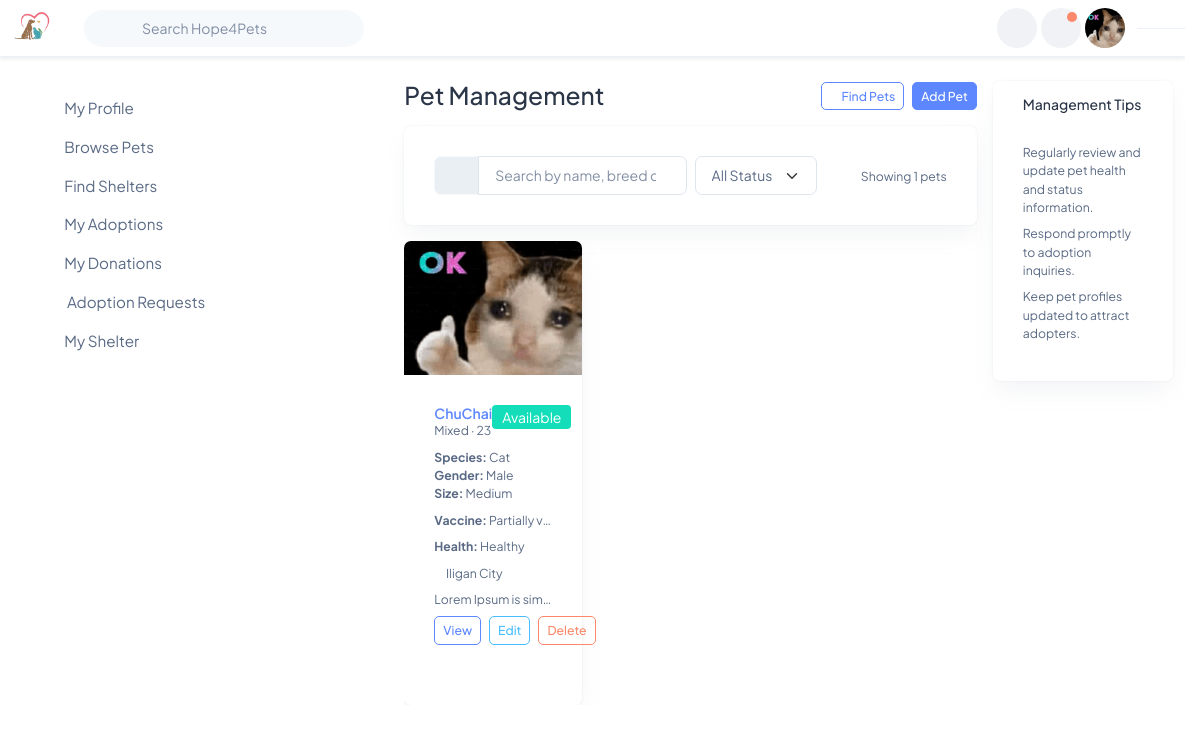
The app's page /public-users/views/PetManagement.php (signed in) with its own data.
### tables this page shows
CREATE TABLE `pets` (
  `id` bigint(20) UNSIGNED NOT NULL,
  `owner_id` bigint(20) UNSIGNED NOT NULL,
  `shelter_id` bigint(20) UNSIGNED DEFAULT NULL,
  `name` varchar(200) NOT NULL,
  `species` enum('dog','cat','bird','rabbit','other') DEFAULT 'other',
  `breed` varchar(200) DEFAULT NULL,
  `age` varchar(50) DEFAULT NULL,
  `gender` enum('male','female','unknown') DEFAULT 'unknown',
  `size` enum('small','medium','large','extra-large') DEFAULT 'medium',
  `pet_photos` varchar(255) NOT NULL,
  `vaccine_status` varchar(255) DEFAULT NULL,
  `health_status` varchar(255) DEFAULT NULL,
  `location` varchar(255) DEFAULT NULL,
  `description` text DEFAULT NULL,
  `status` enum('available','pending','adopted','removed') DEFAULT 'available',
  `created_at` timestamp NOT NULL DEFAULT current_timestamp()
);

### controllers/BaseController.php (called while the page is built, shortened)
<?php
require_once __DIR__ . '/../config/db-connection/db_connection.php';
abstract class BaseController {
    protected static ?mysqli $conn = null;
    protected static function db(): mysqli {
        if (self::$conn === null) {
            global $conn;
            self::$conn = $conn;
        }
        return self::$conn;
    }
    protected static function fetchAll(string $sql, string $types = '', array $params = []): array {
        $mysqli = self::db();
        try {
            if ($types !== '' && !empty($params)) {
                $stmt = $mysqli->prepare($sql);
                $stmt->bind_param($types, ...$params);
                $stmt->execute();
                $result = $stmt->get_result();
                $rows = $result ? $result->fetch_all(MYSQLI_ASSOC) : [];
                return $rows;
            }
            $result = $mysqli->query($sql);
            $rows = $result->fetch_all(MYSQLI_ASSOC);
            return $rows;
        } catch (mysqli_sql_exception $e) {
            error_log('DB error in fetchAll: ' . $e->getMessage() . ' -- SQL: ' . $sql);
            return [];
        }
    }
}

### public-users/controllers/PetManagementController.php (called while the page is built, shortened)
<?php
require_once __DIR__ . '/../../controllers/BaseController.php';
class PetManagementController extends BaseController {
    public static function getPetsByOwnerId(int $ownerId): array {
        return self::fetchAll(
            "SELECT p.*, p.pet_photos as primary_photo,
                    (SELECT COUNT(*) FROM adoptions WHERE pet_id = p.id) as adoption_requests
             FROM pets p
             WHERE p.owner_id = ?
             ORDER BY p.created_at DESC",
            'i',
            [$ownerId]
        );
    }
}

### public-users/views/PetManagement.php (the view, shortened to what this page needs)
<?php
$pageTitle = 'Pet Management';
$hasShelter = !empty($_SESSION['has_shelter']) || !empty($_SESSION['shelter_id']) || !empty($_SESSION['user']['shelter_id']);
if (!isset($pets)) {
    require_once __DIR__ . '/../controllers/PetManagementController.php';
    $ownerId = (int)($_SESSION['user']['id'] ?? 0);
    if ($ownerId > 0) {
        $pets = PetManagementController::getPetsByOwnerId($ownerId);
    } else {
        $pets = PetManagementController::getAvailablePets(36, 0);
    }
}
?>
<?php include __DIR__ . '/../include/header.php'; ?>
<?php include __DIR__ . '/../include/topbar.php'; ?>
<div class="pu-scroll-wrapper">
    <div class="container-fluid">
        <div class="row g-3 py-4">
            <?php include __DIR__ . '/../include/shortcut-button.php'; ?>
        <div class="col-12 col-lg-6">
            <div class="d-flex flex-wrap justify-content-between align-items-center gap-2 mb-3">
                <h3 class="mb-0"><?php echo htmlspecialchars($pageTitle); ?></h3>
                <div class="d-flex gap-2">
                    <a href="./pets.php" class="btn btn-sm btn-outline-primary"><i class="ti ti-search"></i> Find
                        Pets</a>
                    <?php if ($hasShelter): ?><button type="button" class="btn btn-sm btn-primary"
                        data-bs-toggle="modal" data-bs-target="#addPetModal">Add Pet</button><?php endif; ?>
                </div>
            </div>
            <div class="card mb-3">
                <div class="card-body">
                    <div class="row g-2 align-items-center">
                        <div class="col-12 col-md-6">
                            <div class="input-group">
                                <span class="input-group-text"><i class="ti ti-search"></i></span>
                                <input id="pet-search" type="search" class="form-control"
                                    placeholder="Search by name, breed or species">
                            </div>
                        </div>
                        <div class="col-6 col-md-3">
                            <select id="pet-filter-status" class="form-select">
                                <option value="">All Status</option>
                            </select>
                        </div>
                        <div class="col-6 col-md-3 text-end d-none d-md-block">
                            <small class="text-muted">Showing <span
                                    id="pet-count"><?php echo (int)count($pets ?? []); ?></span> pets</small>
                        </div>
                    </div>
                </div>
            </div>
            <div class="pet-grid-scroll"
                style="max-height:60vh; overflow-y:auto; overscroll-behavior:y-contain; padding-right:8px;">
                <div class="row g-3" id="pet-grid">
                    <?php if (empty($pets)): ?>
                    <div class="col-12">
                        <div class="card">
                            <div class="card-body text-center text-muted py-5">No pets found.</div>
                        </div>
                    </div>
                    <?php else: foreach ($pets as $p):
        $status = $p['status'] ?? 'available';
        $photoFullUrl = $p['photo'] ?? '/storage/uploads/images/default.png';
        $p_data = $p;
        $p_data['photo'] = $photoFullUrl;
          ?>
                    <div class="col-12 col-sm-6 col-md-4">
                        <div class="card h-100 pet-card"
                            data-name="<?php echo htmlspecialchars(strtolower($p['name'] ?? '')); ?>"
                            data-breed="<?php echo htmlspecialchars(strtolower($p['breed'] ?? '')); ?>"
                            data-species="<?php echo htmlspecialchars(strtolower($p['species'] ?? '')); ?>"
                            data-status="<?php echo htmlspecialchars($status); ?>">
                            <div class="ratio ratio-4x3 overflow-hidden">
                                <img src="<?php echo htmlspecialchars($photoFullUrl); ?>"
                                    alt="<?php echo htmlspecialchars($p['name'] ?? 'Pet'); ?>"
                                    class="card-img-top object-fit-cover">
                            </div>
                            <div class="card-body">
                                <div class="d-flex justify-content-between align-items-start mb-2">
                                    <div>
                                        <h6 class="mb-0 fw-semibold"><a
                                                href="./pet_view.php?id=<?php echo (int)$p['id']; ?>"
                                                class="text-decoration-none"><?php echo htmlspecialchars($p['name'] ?? 'Unnamed'); ?></a>
                                        </h6>
                                        <div class="small text-muted">
                                            <?php echo htmlspecialchars($p['breed'] ?? 'Unknown'); ?> ·
                                            <?php echo htmlspecialchars($p['age'] ?? ''); ?></div>
                                    </div>
                                    <div class="text-end">
                                        <span
                                            class="badge bg-<?php echo ($status==='available')? 'success' : (($status==='adopted')? 'secondary' : 'warning'); ?>"><?php echo htmlspecialchars(ucfirst($status)); ?></span>
                                    </div>
                                </div>
                                <div class="mb-2 small">
                                    <span class="me-2"><strong>Species:</strong>
                                        <?php echo htmlspecialchars(ucfirst($p['species'] ?? 'Other')); ?></span>
                                    <span class="me-2"><strong>Gender:</strong>
                                        <?php echo htmlspecialchars(ucfirst($p['gender'] ?? 'Unknown')); ?></span>
                                    <span><strong>Size:</strong>
                                        <?php echo htmlspecialchars(ucfirst($p['size'] ?? 'Medium')); ?></span>
                                </div>
                                <div class="mb-2 small text-truncate"><strong>Vaccine:</strong>
                                    <?php echo htmlspecialchars($p['vaccine_status'] ?? 'N/A'); ?></div>
                                <div class="mb-2 small text-truncate"><strong>Health:</strong>
                                    <?php echo htmlspecialchars($p['health_status'] ?? 'N/A'); ?></div>
                                <div class="mb-2 small text-truncate text-muted"><i class="ti ti-map-pin"></i>
                                    <?php echo htmlspecialchars($p['location'] ?? 'Unknown'); ?></div>
                                <p class="small text-truncate mb-2">
                                    <?php echo htmlspecialchars($p['description'] ?? 'No description'); ?></p>
                                <div class="d-flex gap-2">
                                    <button class="btn btn-sm btn-outline-primary flex-grow-1 btn-view"
                                        data-pet='<?php $p_data['photo'] = htmlspecialchars($photoFullUrl); echo json_encode($p_data, JSON_HEX_APOS|JSON_HEX_QUOT); ?>'
                                        type="button">View</button>
                                    <?php if ($hasShelter): ?>
                                    <button class="btn btn-sm btn-outline-secondary btn-edit"
                                        data-pet='<?php echo json_encode($p, JSON_HEX_APOS|JSON_HEX_QUOT); ?>'
                                        data-bs-toggle="modal" data-bs-target="#editPetModal"
                                        type="button">Edit</button>
                                    <button class="btn btn-sm btn-outline-danger"
                                        onclick="deletePet(<?php echo (int)$p['id']; ?>, this)"
                                        type="button">Delete</button>
                                    <?php endif; ?>
                                </div>
                            </div>
                        </div>
                    </div>
                    <?php endforeach; endif; ?>
                </div>
            </div>
        </div>
           <div class="col-12 col-lg-2">
               <div class="card mb-3">
                   <div class="card-header bg-white border-0 pb-0">
                       <h6 class="mb-0">Management Tips</h6>
                   </div>
                   <div class="card-body small">
                       <p class="text-muted mb-2">Regularly review and update pet health and status information.</p>
                       <p class="text-muted mb-2">Respond promptly to adoption inquiries.</p>
                       <p class="text-muted mb-2">Keep pet profiles updated to attract adopters.</p>
                   </div>
               </div>
           </div>
    </div>
</div>
</div>
<?php include __DIR__ . '/../include/footer.php'; ?>

### public-users/include/header.php (style rules this page uses)
body { overflow-y: scroll !important; }

### records on screen
pets: name "ChuChai", breed "Mixed", age "23", status "Available", species "Cat", gender "Male", size "Medium", vaccine_status "Partially v…", health_status "Healthy", location "Iligan City", description "Lorem Ipsum is sim…"

### other values on screen
$pageTitle "Pet Management"
count($pets ?? []) "1"
